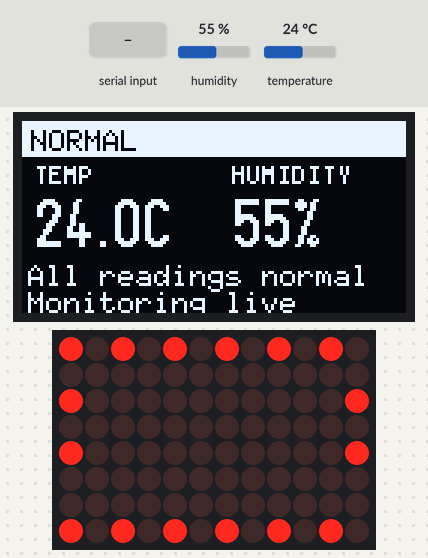
Bench run of a sketch on a simulated Arduino Uno R4 WiFi. Shown: 128×64 one-colour display, 12×8 LED matrix. The inputs (shaded band) are chosen by the test bench; at power-on: humidity 55 %, temperature 24 °C. WiFi joins after 1.5 s; servers stay silent unless stated; uploads are accepted with an empty reply; what the sketch prints to the serial monitor is not drawn.

Above: at 3.3 s.
3.4 s: humidity set to 68 %
At 7.4 s:
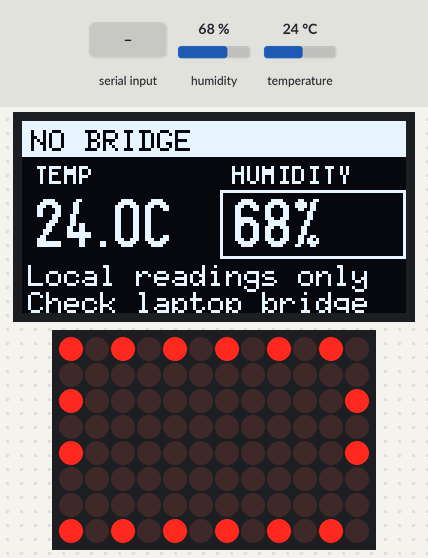
11.5 s: temperature set to 28 °C
At 20.0 s:
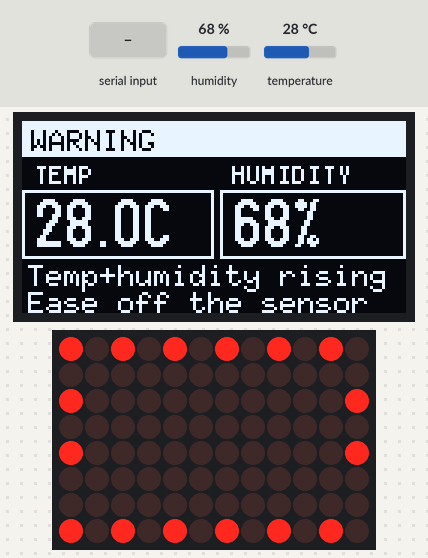
20.2 s: humidity set to 22 %
At 23.9 s:
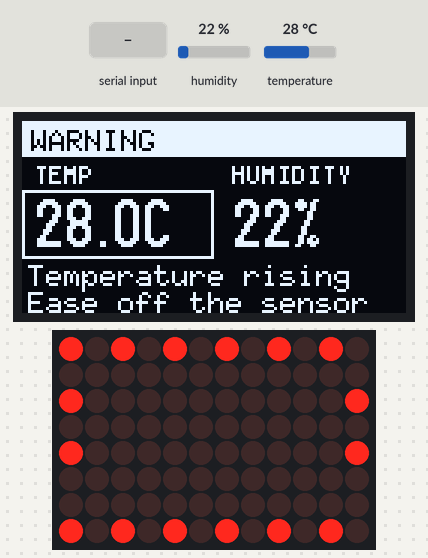
28.0 s: "HEALTHY\n" received over Serial
31.9 s: temperature set to 12 °C
At 34.9 s:
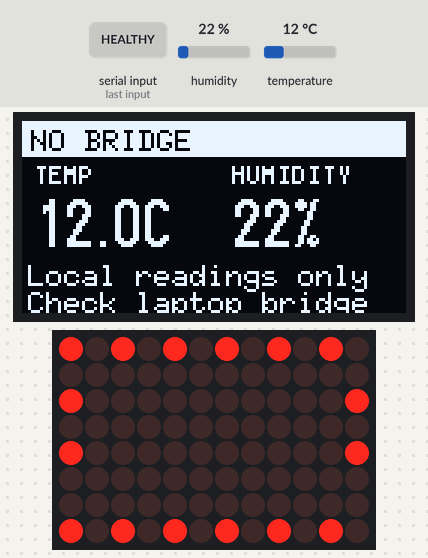
Timing chart, 0 to 35.9 s (numbered marks = the images above; inputs shaded):
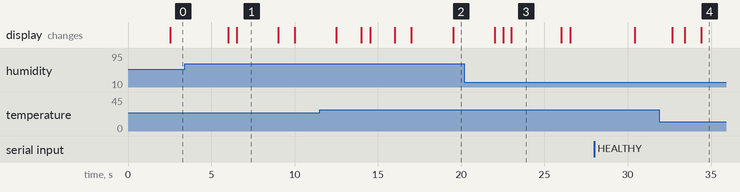

Measured:
- after the input at 3.4 s, the display: first differs from a run without the input after 3.1 s (image 1)
- after the input at 11.5 s, the display: first differs from a run without the input after 3.0 s (image 2 shows a later state)
- after the input at 20.2 s, the display: first differs from a run without the input after 2.3 s (image 3 shows a later state)
- after the input at 31.9 s, the display: changes after 0.77 s (image 4)
- what the display in image 1 shows lasts 2.5 s, from 6.5 s to 9.0 s
- what the display in image 3 shows lasts 3.0 s, from 23.0 s to 26.0 s

The sketch:

SentinelArduino.ino
```cpp
// SentinelOS X - Arduino UNO R4 WiFi demo firmware.
//
// Role: untrusted physical sensor node + status indicator. It reads a REAL DHT11
// (temperature/humidity) and posts the measurements to a local bridge over plain HTTP,
// and shows the bridge's status on the onboard LED matrix. It never authorizes actions
// and never talks to the incident store directly.
//
// A 0.96" 128x64 I2C OLED (SSD1306 @ 0x3C; GND, VCC->5V, SCL->A5, SDA->A4) shows the live
// readings plus the state the bridge reports, with the next human step during an incident.
// The OLED is display-only: it never changes what is sent to or accepted from the bridge.
//
// Serial @115200:  send 'A' to trigger a clearly SYNTHETIC demo incident (fallback only).
#include <WiFiS3.h>
#include <Arduino_LED_Matrix.h>
#include <DHT.h>
#include <U8g2lib.h>
#include <Wire.h>
#include "arduino_secrets.h"  // WIFI_SSID, WIFI_PASS, BRIDGE_HOST, BRIDGE_PORT, BRIDGE_TOKEN

#define DHT_PIN 2  // DHT11 data pin (verified by reading it earlier)
static const unsigned long SENSOR_MS = 4000UL;        // how often a reading is POSTed to the bridge
static const unsigned long SENSOR_READ_MS = 2000UL;   // local DHT11 read (display refresh); DHT11 max ~1 Hz
static const unsigned long OLED_MS = 500UL;
// Local EARLY-WARNING levels shown on the OLED only. They sit below the real incident limits
// (SENSOR_TEMP_LIMIT_C=30, SENSOR_HUMIDITY_LIMIT_PCT=70 in hardware/.env, enforced in SpacetimeDB).
static const float WARN_TEMP_C = 27.0f, WARN_HUM_PCT = 60.0f;
static const float LIMIT_TEMP_C = 30.0f, LIMIT_HUM_PCT = 70.0f;  // display-only mirror of the bridge defaults

static const char DEVICE_ID[] = "uno-r4-01";
static const unsigned long HEARTBEAT_MS = 15000UL;
static const unsigned long STATUS_POLL_MS = 3500UL;
static const unsigned long WIFI_RETRY_MS = 10000UL;
static const unsigned long HTTP_TIMEOUT_MS = 4000UL;
static const unsigned long TRIGGER_COOLDOWN_MS = 5000UL;

ArduinoLEDMatrix matrix;
WiFiClient client;
DHT dht(DHT_PIN, DHT11);
U8G2_SSD1306_128X64_NONAME_F_HW_I2C oled(U8G2_R0, U8X8_PIN_NONE);
unsigned long lastSensor = 0, lastSensorRead = 0, lastOled = 0;
unsigned int sensorFailures = 0;
float curT = NAN, curH = NAN;  // latest successful local reading; NAN = unknown (never shown as 0)
bool sensorOk = false;         // the most recent read succeeded
char bridgeState[24] = "HEALTHY";

enum Face { FACE_OFFLINE, FACE_OK, FACE_ALERT, FACE_BUSY };

// 8 rows x 12 cols
static byte F_OK[8][12] = {
  {0,0,0,0,0,0,0,0,0,0,0,1},
  {0,0,0,0,0,0,0,0,0,0,1,1},
  {0,0,0,0,0,0,0,0,0,1,1,0},
  {1,0,0,0,0,0,0,0,1,1,0,0},
  {1,1,0,0,0,0,0,1,1,0,0,0},
  {0,1,1,0,0,0,1,1,0,0,0,0},
  {0,0,1,1,0,1,1,0,0,0,0,0},
  {0,0,0,1,1,1,0,0,0,0,0,0}};
static byte F_ALERT[8][12] = {
  {0,0,1,1,0,0,0,0,1,1,0,0},
  {0,0,0,1,1,0,0,1,1,0,0,0},
  {0,0,0,0,1,1,1,1,0,0,0,0},
  {0,0,0,0,0,1,1,0,0,0,0,0},
  {0,0,0,0,0,1,1,0,0,0,0,0},
  {0,0,0,0,1,1,1,1,0,0,0,0},
  {0,0,0,1,1,0,0,1,1,0,0,0},
  {0,0,1,1,0,0,0,0,1,1,0,0}};
static byte F_BUSY[8][12] = {  // hourglass
  {0,0,1,1,1,1,1,1,1,1,0,0},
  {0,0,0,1,0,0,0,0,1,0,0,0},
  {0,0,0,0,1,0,0,1,0,0,0,0},
  {0,0,0,0,0,1,1,0,0,0,0,0},
  {0,0,0,0,0,1,1,0,0,0,0,0},
  {0,0,0,0,1,0,0,1,0,0,0,0},
  {0,0,0,1,0,1,1,0,1,0,0,0},
  {0,0,1,1,1,1,1,1,1,1,0,0}};
static byte F_OFFLINE[8][12] = {  // dashed frame = no link to bridge
  {1,0,1,0,1,0,1,0,1,0,1,0},
  {0,0,0,0,0,0,0,0,0,0,0,0},
  {1,0,0,0,0,0,0,0,0,0,0,1},
  {0,0,0,0,0,0,0,0,0,0,0,0},
  {1,0,0,0,0,0,0,0,0,0,0,1},
  {0,0,0,0,0,0,0,0,0,0,0,0},
  {0,0,0,0,0,0,0,0,0,0,0,0},
  {1,0,1,0,1,0,1,0,1,0,1,0}};

Face currentFace = FACE_OFFLINE;
bool faceShown = false;
bool pendingTrigger = false;
bool busy = false;  // bridge says an incident is in flight
unsigned long lastHeartbeat = 0, lastPoll = 0, lastWifiTry = 0, lastTrigger = 0;
bool bridgeReachable = false;

void showFace(Face f) {
  if (faceShown && f == currentFace) return;
  currentFace = f;
  faceShown = true;
  switch (f) {
    case FACE_OK:      matrix.renderBitmap(F_OK, 8, 12); break;
    case FACE_ALERT:   matrix.renderBitmap(F_ALERT, 8, 12); break;
    case FACE_BUSY:    matrix.renderBitmap(F_BUSY, 8, 12); break;
    default:           matrix.renderBitmap(F_OFFLINE, 8, 12); break;
  }
}

// Minimal bounded HTTP/1.1 request. Returns HTTP status code (0 on failure) and
// copies the response body (trimmed, truncated) into `body`.
int httpRequest(const char* method, const char* path, const char* payload, char* body, size_t bodySize) {
  if (bodySize) body[0] = '\0';
  client.stop();
  if (!client.connect(BRIDGE_HOST, BRIDGE_PORT)) return 0;

  client.print(method); client.print(' '); client.print(path); client.println(" HTTP/1.1");
  client.print("Host: "); client.print(BRIDGE_HOST); client.print(':'); client.println(BRIDGE_PORT);
  client.print("X-Device-Token: "); client.println(BRIDGE_TOKEN);
  client.println("Connection: close");
  if (payload) {
    client.println("Content-Type: application/json");
    client.print("Content-Length: "); client.println(strlen(payload));
  }
  client.println();
  if (payload) client.print(payload);

  static char buf[384];
  size_t n = 0;
  unsigned long deadline = millis() + HTTP_TIMEOUT_MS;
  while (millis() < deadline && n < sizeof(buf) - 1) {
    while (client.available() && n < sizeof(buf) - 1) buf[n++] = (char)client.read();
    if (!client.connected() && !client.available()) break;
  }
  buf[n] = '\0';
  client.stop();

  int code = 0;
  if (n > 12 && strncmp(buf, "HTTP/1.", 7) == 0) code = atoi(buf + 9);
  char* sep = strstr(buf, "\r\n\r\n");
  if (sep && bodySize) {
    sep += 4;
    strncpy(body, sep, bodySize - 1);
    body[bodySize - 1] = '\0';
    for (int i = strlen(body) - 1; i >= 0 && (body[i] == '\r' || body[i] == '\n' || body[i] == ' '); i--) body[i] = '\0';
  }
  return code;
}

void ensureWifi() {
  if (WiFi.status() == WL_CONNECTED) return;
  bridgeReachable = false;
  showFace(FACE_OFFLINE);
  if (millis() - lastWifiTry < WIFI_RETRY_MS && lastWifiTry != 0) return;
  lastWifiTry = millis();
  Serial.println("[wifi] connecting...");
  if (strlen(WIFI_PASS) == 0) WiFi.begin(WIFI_SSID);
  else WiFi.begin(WIFI_SSID, WIFI_PASS);
  unsigned long t0 = millis();
  while (WiFi.status() != WL_CONNECTED && millis() - t0 < 8000UL) delay(250);
  if (WiFi.status() == WL_CONNECTED) {
    Serial.print("[wifi] connected, IP=");
    Serial.println(WiFi.localIP());
  } else {
    Serial.println("[wifi] failed, will retry");
  }
}

void sendEvent(const char* type) {
  char payload[160];
  snprintf(payload, sizeof(payload),
           "{\"device_id\":\"%s\",\"event_type\":\"%s\",\"scenario_id\":\"INC-003\",\"simulated\":true}",
           DEVICE_ID, type);
  char body[160];
  int code = httpRequest("POST", "/hardware/events", payload, body, sizeof(body));
  Serial.print("[event] "); Serial.print(type); Serial.print(" -> HTTP "); Serial.print(code);
  if (code) { Serial.print(" "); Serial.println(body); } else Serial.println(" (no response)");
  bridgeReachable = (code == 202);
  if (!bridgeReachable) showFace(FACE_OFFLINE);
}

// Reads the real DHT11 locally (drives the OLED). A failed read keeps the last good value only
// for display age purposes: sensorOk goes false, so nothing stale is posted or shown as live.
void readSensor() {
  float t = dht.readTemperature();
  float h = dht.readHumidity();
  if (isnan(t) || isnan(h)) {
    sensorFailures++;
    sensorOk = false;
    Serial.print("[sensor] read failed ("); Serial.print(sensorFailures); Serial.println(" in a row)");
    return;
  }
  sensorFailures = 0;
  sensorOk = true;
  curT = t;
  curH = h;
}

// Reports the latest real measurement. A failed read is never reported as a value.
void sendSensorReading() {
  if (!sensorOk) return;
  float t = curT, h = curH;
  String payload = String("{\"device_id\":\"") + DEVICE_ID + "\",\"event_type\":\"sensor_reading\",\"temp_c\":" +
                   String(t, 1) + ",\"humidity_pct\":" + String(h, 1) + ",\"simulated\":false}";
  char body[96];
  int code = httpRequest("POST", "/hardware/events", payload.c_str(), body, sizeof(body));
  Serial.print("[sensor] "); Serial.print(t, 1); Serial.print("C "); Serial.print(h, 0);
  Serial.print("% -> HTTP "); Serial.println(code);
  bridgeReachable = (code == 202);
  if (!bridgeReachable) showFace(FACE_OFFLINE);
}

void pollStatus() {
  char body[48];
  int code = httpRequest("GET", "/hardware/status", nullptr, body, sizeof(body));
  if (code != 200) {
    Serial.print("[status] HTTP "); Serial.println(code);
    bridgeReachable = false;
    showFace(FACE_OFFLINE);
    return;
  }
  bridgeReachable = true;
  busy = false;
  strncpy(bridgeState, body, sizeof(bridgeState) - 1);
  bridgeState[sizeof(bridgeState) - 1] = '\0';
  if (!strcmp(body, "HEALTHY") || !strcmp(body, "RECOVERED")) showFace(FACE_OK);
  else if (!strcmp(body, "ALERT")) { showFace(FACE_ALERT); busy = true; }
  else if (!strcmp(body, "INVESTIGATING") || !strcmp(body, "AWAITING_APPROVAL")) { showFace(FACE_BUSY); busy = true; }
  static char last[24] = "";
  if (strcmp(last, body)) {
    Serial.print("[status] "); Serial.println(body);
    strncpy(last, body, sizeof(last) - 1);
  }
}

// ---- OLED -------------------------------------------------------------------------------
// Title bar + live readings + two lines of "what is happening / what to do next".
void oledDraw() {
  const bool wifiUp = WiFi.status() == WL_CONNECTED;
  const bool known = sensorOk && !isnan(curT) && !isnan(curH);
  const bool hot = known && curT >= LIMIT_TEMP_C, wet = known && curH >= LIMIT_HUM_PCT;
  const bool warnT = known && curT >= WARN_TEMP_C, warnH = known && curH >= WARN_HUM_PCT;

  const char* title;
  char l1[24], l2[24];
  bool blink = false;
  l1[0] = l2[0] = '\0';

  if (!wifiUp) {
    title = "NO WIFI"; strcpy(l1, "Local readings only"); strcpy(l2, "Reconnecting...");
  } else if (!bridgeReachable) {
    title = "NO BRIDGE"; strcpy(l1, "Local readings only"); strcpy(l2, "Check laptop bridge");
  } else if (!strcmp(bridgeState, "ALERT")) {
    title = "ALERT"; blink = true;
    if (hot && wet) strcpy(l1, "TEMP+HUMIDITY OVER");
    else if (hot) strcpy(l1, "TEMP over limit");
    else if (wet) strcpy(l1, "HUMIDITY over limit");
    else strcpy(l1, "Incident opened");
    strcpy(l2, "Next: AI investigates");
  } else if (!strcmp(bridgeState, "INVESTIGATING")) {
    title = "INVESTIGATING"; strcpy(l1, "AI analysing evidence"); strcpy(l2, "Next: analyst ACCEPTS");
  } else if (!strcmp(bridgeState, "AWAITING_APPROVAL")) {
    title = "APPROVAL NEEDED"; blink = true;
    strcpy(l1, "Analyst: ACCEPT, then"); strcpy(l2, "Commander: APPROVE");
  } else if (!strcmp(bridgeState, "RECOVERED")) {
    title = "RESOLVED"; strcpy(l1, "Response approved"); strcpy(l2, "Readings settling...");
  } else if (warnT || warnH) {
    title = "WARNING";
    if (warnT && warnH) strcpy(l1, "Temp+humidity rising");
    else if (warnT) strcpy(l1, "Temperature rising");
    else strcpy(l1, "Humidity rising");
    strcpy(l2, "Ease off the sensor");
  } else if (!known) {
    title = "SENSOR ERROR"; strcpy(l1, "No valid DHT11 read"); strcpy(l2, "Check wiring (pin 2)");
  } else {
    title = "NORMAL"; strcpy(l1, "All readings normal"); strcpy(l2, "Monitoring live");
  }

  const bool inverted = !(blink && ((millis() / 500UL) & 1));
  oled.clearBuffer();
  // title bar
  if (inverted) { oled.setDrawColor(1); oled.drawBox(0, 0, 128, 12); oled.setDrawColor(0); }
  else { oled.setDrawColor(1); oled.drawFrame(0, 0, 128, 12); }
  oled.setFont(u8g2_font_6x10_tr);
  oled.drawStr(3, 10, title);
  oled.setDrawColor(1);

  // readings
  char v[12];
  oled.setFont(u8g2_font_5x7_tr);
  oled.drawStr(4, 21, "TEMP");
  oled.drawStr(70, 21, "HUMIDITY");
  oled.setFont(u8g2_font_logisoso16_tr);
  if (known) snprintf(v, sizeof(v), "%.1fC", curT); else strcpy(v, "--");
  oled.drawStr(4, 42, v);
  if (known) snprintf(v, sizeof(v), "%.0f%%", curH); else strcpy(v, "--");
  oled.drawStr(70, 42, v);
  if (hot || warnT) oled.drawFrame(0, 23, 64, 23);   // box around the reading that is out of range
  if (wet || warnH) oled.drawFrame(66, 23, 62, 23);

  // guidance
  oled.setFont(u8g2_font_6x10_tr);
  oled.drawStr(2, 55, l1);
  oled.drawStr(2, 64, l2);
  oled.sendBuffer();
}

void setup() {
  Serial.begin(115200);
  unsigned long t0 = millis();
  while (!Serial && millis() - t0 < 3000UL) {}
  oled.begin();
  oled.setBusClock(400000);
  matrix.begin();
  dht.begin();
  showFace(FACE_OFFLINE);
  Serial.println("SentinelOS X firmware boot. Reading a REAL DHT11 on pin 2. Send 'A' for a SYNTHETIC demo incident.");
  Serial.print("[wifi] firmware "); Serial.println(WiFi.firmwareVersion());
}

void loop() {
  while (Serial.available()) {
    char c = (char)Serial.read();
    if (c == 'A' || c == 'a') pendingTrigger = true;
  }

  // Local sensor + OLED run even when Wi-Fi or the bridge is down.
  unsigned long nowLocal = millis();
  if (!lastSensorRead || nowLocal - lastSensorRead >= SENSOR_READ_MS) {
    lastSensorRead = nowLocal ? nowLocal : 1;
    readSensor();
    lastOled = 0;  // redraw immediately with the new reading
  }
  if (!lastOled || nowLocal - lastOled >= OLED_MS) {
    lastOled = nowLocal ? nowLocal : 1;
    oledDraw();
  }

  ensureWifi();
  if (WiFi.status() != WL_CONNECTED) return;

  unsigned long now = millis();
  if (pendingTrigger) {
    pendingTrigger = false;
    if (busy) Serial.println("[trigger] ignored: incident already in flight");
    else if (lastTrigger && now - lastTrigger < TRIGGER_COOLDOWN_MS) Serial.println("[trigger] ignored: cooldown");
    else {
      lastTrigger = now;
      sendEvent("simulated_incident");
      pollStatus();
    }
  }
  if (!lastSensor || now - lastSensor >= SENSOR_MS) {
    lastSensor = now ? now : 1;
    sendSensorReading();
  }
  if (!lastHeartbeat || now - lastHeartbeat >= HEARTBEAT_MS) {
    lastHeartbeat = now ? now : 1;
    sendEvent("heartbeat");
  }
  if (!lastPoll || now - lastPoll >= STATUS_POLL_MS) {
    lastPoll = now ? now : 1;
    pollStatus();
  }
}
```

arduino_secrets.template.h
```cpp
// Copy to arduino_secrets.h (git-ignored) and fill in. Never commit real values.
#define WIFI_SSID    "YOUR_2_4GHZ_SSID"
#define WIFI_PASS    ""                 // leave empty for an open network
#define BRIDGE_HOST  "192.168.0.10"     // laptop's IPv4 on that network (never localhost)
#define BRIDGE_PORT  8765
#define BRIDGE_TOKEN "same-as-SENTINEL_DEVICE_TOKEN"
```
